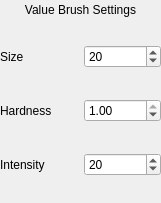
<?xml version="1.0" encoding="UTF-8"?>
<ui version="4.0">
 <class>ValBrush</class>
 <widget class="QWidget" name="ValBrush">
  <property name="geometry">
   <rect>
    <x>0</x>
    <y>0</y>
    <width>161</width>
    <height>203</height>
   </rect>
  </property>
  <property name="windowTitle">
   <string>Value Brush Settings</string>
  </property>
  <widget class="QWidget" name="gridLayoutWidget">
   <property name="geometry">
    <rect>
     <x>0</x>
     <y>20</y>
     <width>161</width>
     <height>181</height>
    </rect>
   </property>
   <layout class="QGridLayout" name="gridLayout">
    <item row="2" column="0">
     <widget class="QLabel" name="lIntensity">
      <property name="text">
       <string>Intensity</string>
      </property>
     </widget>
    </item>
    <item row="0" column="0">
     <widget class="QLabel" name="lSize">
      <property name="text">
       <string>Size</string>
      </property>
     </widget>
    </item>
    <item row="1" column="0">
     <widget class="QLabel" name="lHardness">
      <property name="text">
       <string>Hardness</string>
      </property>
     </widget>
    </item>
    <item row="2" column="1">
     <widget class="QSpinBox" name="ctrlIntensity">
      <property name="minimum">
       <number>-255</number>
      </property>
      <property name="maximum">
       <number>255</number>
      </property>
      <property name="value">
       <number>20</number>
      </property>
     </widget>
    </item>
    <item row="0" column="1">
     <widget class="QSpinBox" name="ctrlSize">
      <property name="minimum">
       <number>1</number>
      </property>
      <property name="maximum">
       <number>2048</number>
      </property>
      <property name="singleStep">
       <number>4</number>
      </property>
      <property name="value">
       <number>20</number>
      </property>
     </widget>
    </item>
    <item row="1" column="1">
     <widget class="QDoubleSpinBox" name="ctrlHardness">
      <property name="maximum">
       <double>1.000000000000000</double>
      </property>
      <property name="singleStep">
       <double>0.040000000000000</double>
      </property>
      <property name="value">
       <double>1.000000000000000</double>
      </property>
     </widget>
    </item>
   </layout>
  </widget>
  <widget class="QLabel" name="lTitle">
   <property name="geometry">
    <rect>
     <x>0</x>
     <y>0</y>
     <width>161</width>
     <height>20</height>
    </rect>
   </property>
   <property name="text">
    <string>Value Brush Settings</string>
   </property>
   <property name="alignment">
    <set>Qt::AlignCenter</set>
   </property>
  </widget>
 </widget>
 <resources/>
 <connections/>
</ui>
